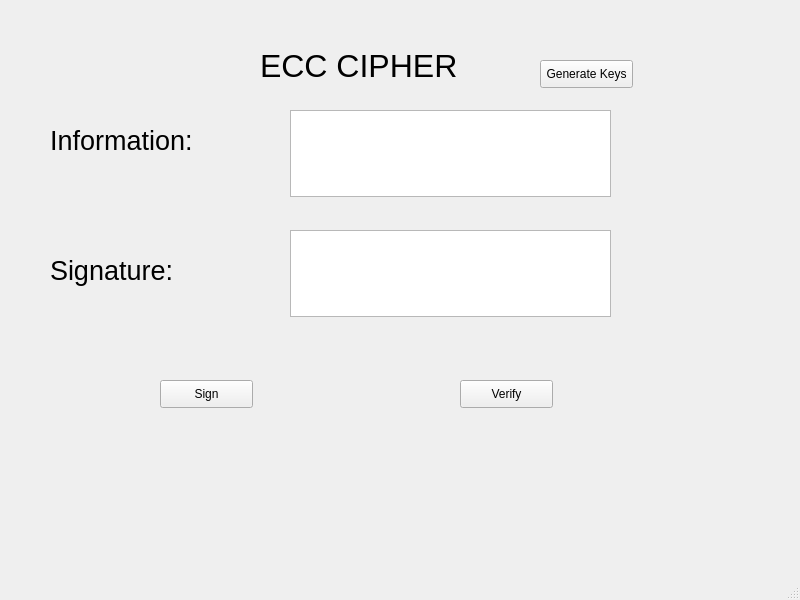
<?xml version="1.0" encoding="UTF-8"?>
<ui version="4.0">
 <class>MainWindow</class>
 <widget class="QMainWindow" name="MainWindow">
  <property name="geometry">
   <rect>
    <x>0</x>
    <y>0</y>
    <width>800</width>
    <height>600</height>
   </rect>
  </property>
  <property name="windowTitle">
   <string>MainWindow</string>
  </property>
  <widget class="QWidget" name="centralwidget">
   <widget class="QLabel" name="label">
    <property name="geometry">
     <rect>
      <x>260</x>
      <y>30</y>
      <width>221</width>
      <height>71</height>
     </rect>
    </property>
    <property name="font">
     <font>
      <pointsize>24</pointsize>
     </font>
    </property>
    <property name="text">
     <string>ECC CIPHER</string>
    </property>
   </widget>
   <widget class="QLabel" name="label_2">
    <property name="geometry">
     <rect>
      <x>50</x>
      <y>120</y>
      <width>181</width>
      <height>41</height>
     </rect>
    </property>
    <property name="font">
     <font>
      <pointsize>20</pointsize>
     </font>
    </property>
    <property name="text">
     <string>Information:</string>
    </property>
   </widget>
   <widget class="QLabel" name="label_3">
    <property name="geometry">
     <rect>
      <x>50</x>
      <y>250</y>
      <width>171</width>
      <height>41</height>
     </rect>
    </property>
    <property name="font">
     <font>
      <pointsize>20</pointsize>
     </font>
    </property>
    <property name="text">
     <string>Signature:</string>
    </property>
   </widget>
   <widget class="QPushButton" name="btn_gen_keys">
    <property name="geometry">
     <rect>
      <x>540</x>
      <y>60</y>
      <width>93</width>
      <height>28</height>
     </rect>
    </property>
    <property name="text">
     <string>Generate Keys</string>
    </property>
   </widget>
   <widget class="QPushButton" name="btn_sign">
    <property name="geometry">
     <rect>
      <x>160</x>
      <y>380</y>
      <width>93</width>
      <height>28</height>
     </rect>
    </property>
    <property name="text">
     <string>Sign</string>
    </property>
   </widget>
   <widget class="QPushButton" name="btn_verify">
    <property name="geometry">
     <rect>
      <x>460</x>
      <y>380</y>
      <width>93</width>
      <height>28</height>
     </rect>
    </property>
    <property name="text">
     <string>Verify</string>
    </property>
   </widget>
   <widget class="QTextEdit" name="txt_info">
    <property name="geometry">
     <rect>
      <x>290</x>
      <y>110</y>
      <width>321</width>
      <height>87</height>
     </rect>
    </property>
   </widget>
   <widget class="QTextEdit" name="txt_sign">
    <property name="geometry">
     <rect>
      <x>290</x>
      <y>230</y>
      <width>321</width>
      <height>87</height>
     </rect>
    </property>
   </widget>
  </widget>
  <widget class="QMenuBar" name="menubar">
   <property name="geometry">
    <rect>
     <x>0</x>
     <y>0</y>
     <width>800</width>
     <height>26</height>
    </rect>
   </property>
  </widget>
  <widget class="QStatusBar" name="statusbar"/>
 </widget>
 <resources/>
 <connections/>
</ui>
